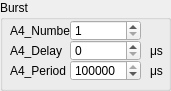
     <widget class="QGroupBox" name="groupBox_7">
      <property name="geometry">
       <rect>
        <x>20</x>
        <y>180</y>
        <width>171</width>
        <height>91</height>
       </rect>
      </property>
      <property name="title">
       <string>Burst</string>
      </property>
      <widget class="QSpinBox" name="A4_Delay">
       <property name="geometry">
        <rect>
         <x>70</x>
         <y>40</y>
         <width>71</width>
         <height>21</height>
        </rect>
       </property>
       <property name="minimum">
        <number>0</number>
       </property>
       <property name="maximum">
        <number>100000000</number>
       </property>
       <property name="value">
        <number>0</number>
       </property>
      </widget>
      <widget class="QLabel" name="LaserPStextlbl1_5">
       <property name="geometry">
        <rect>
         <x>10</x>
         <y>20</y>
         <width>61</width>
         <height>21</height>
        </rect>
       </property>
       <property name="text">
        <string>A4_Number</string>
       </property>
       <property name="alignment">
        <set>Qt::AlignLeading|Qt::AlignLeft|Qt::AlignVCenter</set>
       </property>
       <property name="wordWrap">
        <bool>false</bool>
       </property>
      </widget>
      <widget class="QSpinBox" name="A4_Number">
       <property name="geometry">
        <rect>
         <x>70</x>
         <y>20</y>
         <width>71</width>
         <height>21</height>
        </rect>
       </property>
       <property name="minimum">
        <number>1</number>
       </property>
       <property name="maximum">
        <number>100</number>
       </property>
       <property name="value">
        <number>1</number>
       </property>
      </widget>
      <widget class="QLabel" name="LaserPStextlbl1_4">
       <property name="geometry">
        <rect>
         <x>10</x>
         <y>40</y>
         <width>61</width>
         <height>21</height>
        </rect>
       </property>
       <property name="text">
        <string>A4_Delay</string>
       </property>
       <property name="alignment">
        <set>Qt::AlignLeading|Qt::AlignLeft|Qt::AlignVCenter</set>
       </property>
       <property name="wordWrap">
        <bool>false</bool>
       </property>
      </widget>
      <widget class="QLabel" name="LaserPStextlbl1_33">
       <property name="geometry">
        <rect>
         <x>150</x>
         <y>40</y>
         <width>21</width>
         <height>21</height>
        </rect>
       </property>
       <property name="text">
        <string>μs</string>
       </property>
       <property name="alignment">
        <set>Qt::AlignLeading|Qt::AlignLeft|Qt::AlignVCenter</set>
       </property>
       <property name="wordWrap">
        <bool>false</bool>
       </property>
      </widget>
      <widget class="QSpinBox" name="A4_Period">
       <property name="geometry">
        <rect>
         <x>70</x>
         <y>60</y>
         <width>71</width>
         <height>21</height>
        </rect>
       </property>
       <property name="minimum">
        <number>0</number>
       </property>
       <property name="maximum">
        <number>100000000</number>
       </property>
       <property name="value">
        <number>13000000</number>
       </property>
      </widget>
      <widget class="QLabel" name="LaserPStextlbl1_7">
       <property name="geometry">
        <rect>
         <x>10</x>
         <y>60</y>
         <width>61</width>
         <height>21</height>
        </rect>
       </property>
       <property name="text">
        <string>A4_Period</string>
       </property>
       <property name="alignment">
        <set>Qt::AlignLeading|Qt::AlignLeft|Qt::AlignVCenter</set>
       </property>
       <property name="wordWrap">
        <bool>false</bool>
       </property>
      </widget>
      <widget class="QLabel" name="LaserPStextlbl1_35">
       <property name="geometry">
        <rect>
         <x>150</x>
         <y>60</y>
         <width>21</width>
         <height>21</height>
        </rect>
       </property>
       <property name="text">
        <string>μs</string>
       </property>
       <property name="alignment">
        <set>Qt::AlignLeading|Qt::AlignLeft|Qt::AlignVCenter</set>
       </property>
       <property name="wordWrap">
        <bool>false</bool>
       </property>
      </widget>
     </widget>
